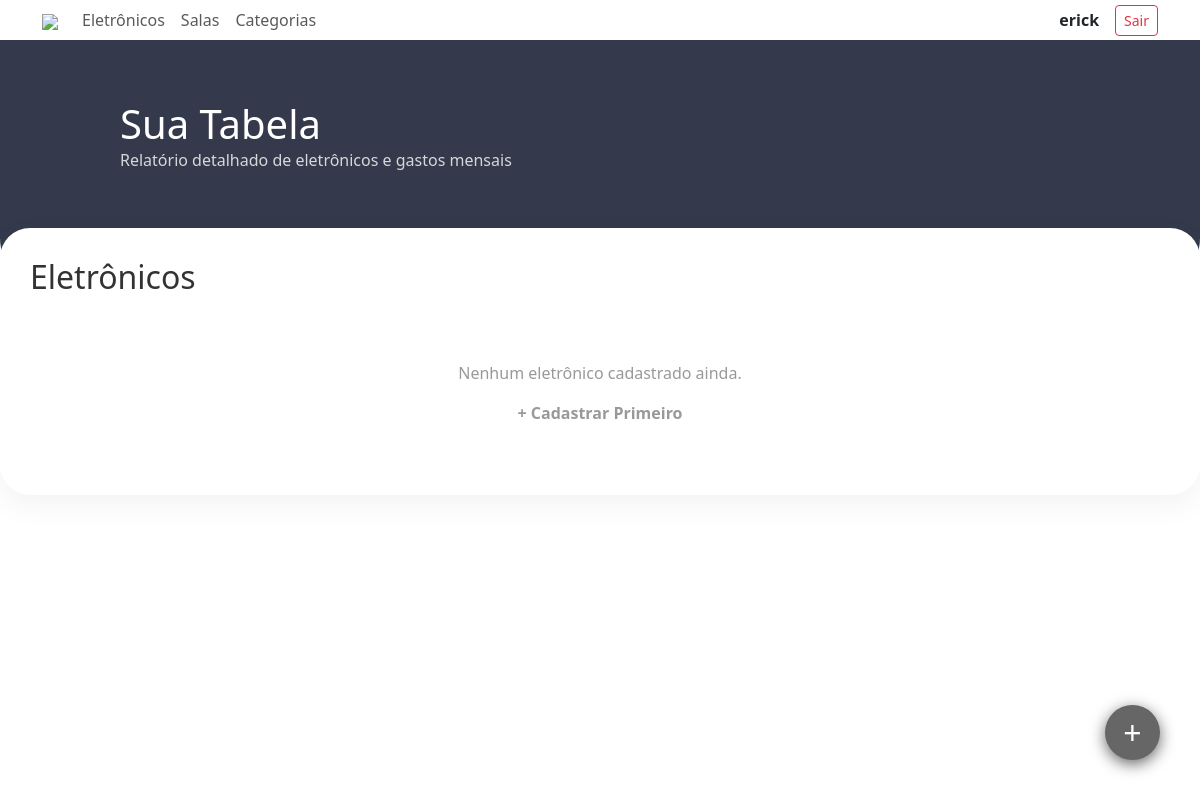
Before: /suatabela (signed in) with the older database file.
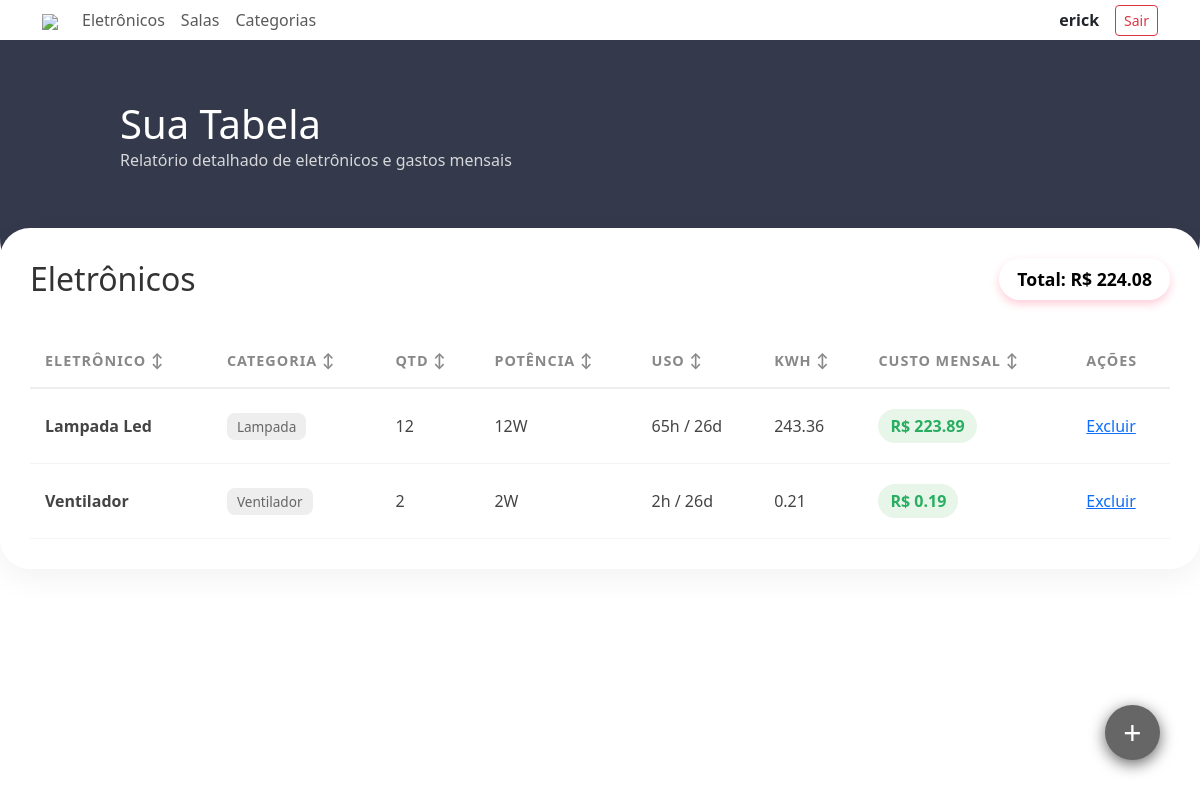
After: the same page with the newer database file.
### core/models.py (models this page shows, shortened)
class Eletronicos(models.Model):
    nome = models.CharField(max_length=100)
    categoria = models.ForeignKey(Categorias, on_delete=models.CASCADE)
    dono = models.ForeignKey(User, on_delete=models.CASCADE, null=True, blank=True)
    pertence_a_escola = models.BooleanField(default=True, verbose_name="É da escola?")
    potencia = models.IntegerField()  # watts
    quantidade = models.IntegerField()
    sala = models.ForeignKey(Salas, on_delete=models.CASCADE)
    horas = models.IntegerField()
    dias = models.IntegerField(default=26)
    @property
    def kwh(self):
        return (self.potencia * self.horas * self.dias * self.quantidade) / 1000
    @property
    def custo(self):
        preco_kwh = 0.92
        return self.kwh * preco_kwh

class Categorias(models.Model):
    nome = models.CharField(max_length=100)
    descricao = models.CharField(max_length=200)
    IsSala = models.BooleanField(default=False)
    def __str__(self):
        return self.nome

### core/views.py (the view)
# urls.py: path("suatabela",Suatabela,name="ST")
@login_required
def Suatabela(request):
  ele = Eletronicos.objects.filter(pertence_a_escola=False, dono=request.user)
  total_valor = sum(e.custo for e in ele)
  return render(request, 'core/suatabela.html',{"Ele":ele, 'total_custo': total_valor})

### core/templates/core/suatabela.html (shortened to what this page needs)
{% extends 'core/base.html' %}
{% load static %}
 {% block extra_css %}
  <link rel="stylesheet" href="{% static 'core/home.css' %}">
 {% endblock %}
{% block content %}
<section class="table-hero animate-in">
    <h1 style="margin:0; font-size: 2.5rem;">Sua Tabela</h1>
    <p style="opacity: 0.8;">Relatório detalhado de eletrônicos e gastos mensais</p>
</section>
<div class="table-container-card animate-in delay-1">
    <div style="display: flex; justify-content: space-between; align-items: center; margin-bottom: 25px; flex-wrap: wrap; gap: 10px;">
        <h2 style="margin: 0; color: #333;">Eletrônicos</h2>
        {% if Ele %}
        <div style="background: var(--brand-pink); color: black; padding: 8px 18px; border-radius: 50px; font-weight: bold; box-shadow: 0 4px 10px rgba(255, 0, 64, 0.2); font-size: 1.1rem;">
            Total: R$ {{ total_custo|floatformat:2 }}
        </div>
        {% endif %}
    </div>
    {% if Ele %}
    <div style="overflow-x: auto;">
        <table class="custom-table">
            <thead class="table-dark">
                <tr>
                    <th onclick="sortTable(0)" style="cursor:pointer">Eletrônico ↕</th>
                    <th onclick="sortTable(1)" style="cursor:pointer">Categoria ↕</th>
                    <th onclick="sortTable(2)" style="cursor:pointer">Qtd ↕</th>
                    <th onclick="sortTable(3)" style="cursor:pointer">Potência ↕</th>
                    <th onclick="sortTable(4)" style="cursor:pointer">Uso ↕</th>
                    <th onclick="sortTable(5)" style="cursor:pointer">KWh ↕</th>
                    <th onclick="sortTable(6)" style="cursor:pointer">Custo Mensal ↕</th>
                    <th>Ações</th>
                </tr>
            </thead>
            <tbody>
                {% for e in Ele %}
                <tr class="animate-in" style="animation-delay: 0.{{ forloop.counter }}s;">
                    <td><strong style="color: var(--brand-pink);">{{ e.nome }}</strong></td>
                    <td><span class="badge-ui">{{ e.categoria }}</span></td>
                    <td>{{ e.quantidade }}</td>
                    <td>{{ e.potencia }}W</td>
                    <td>{{ e.horas }}h / {{ e.dias }}d</td>
                    <td>{{ e.kwh|floatformat:2 }}</td>
                    <td>
                        <span class="price-tag">R$ {{ e.custo|floatformat:2 }}</span>
                    </td>
                    <td><a href="{% url 'deletarE' e.id %}" class="btn-delete">Excluir</a></td>
                </tr>
                {% endfor %}
            </tbody>
        </table>
    </div>
    {% else %}
    <div class="animate-in delay-2" style="padding: 40px; text-align: center; color: #999;">
        <p>Nenhum eletrônico cadastrado ainda.</p>
        <a href="{% url 'CE' %}" style="color: var(--brand-pink); text-decoration: none; font-weight: bold;">+ Cadastrar Primeiro</a>
    </div>
    {% endif %}
</div>
<button class="btn-floating" onclick="window.location.href='{% url 'CE' %}'">
+
</button>
{% endblock %}

### core/templates/core/base.html (shortened to what this page needs)
{% load static %}
<!DOCTYPE html>
<html lang="pt-br">
<head>
    <link href="https://cdn.jsdelivr.net/npm/bootstrap@5.3.3/dist/css/bootstrap.min.css" rel="stylesheet">
    <link rel="stylesheet" href="{% static 'core/home.css' %}">
    {% block extra_css %}{% endblock %}
</head>
<body>
<nav class="navbar navbar-expand-lg navbar-light bg-white p-0 shadow-sm">
    <div class="container">
        <a class="navbar-brand fw-bold" href="/menu"><img src="https://encrypted-tbn0.gstatic.com/images?q=tbn:ANd9GcRCiQHG3Q3l3wyoC7OPVzyvoCxRfMpbQKflTA&s" class="logo"></a>
        <div class="navbar-nav me-auto">
            {% if user.is_authenticated and user.is_superuser %}
                <a class="nav-link" href="{% url 'CE' %}">Eletrônicos</a>
                <a class="nav-link" href="{% url 'CS' %}">Salas</a>
                <a class="nav-link" href="{% url 'CC' %}">Categorias</a>
            {% endif %}
        </div>
        <div class="d-flex align-items-center gap-3">
            {% if user.is_authenticated %}
                <span class="fw-bold">{{ user.username }}</span>
                <form action="{% url 'logout' %}" method="post" class="m-0">
                    <button type="submit" class="btn btn-sm btn-outline-danger">Sair</button>
                </form>
            {% else %}
                <a href="{% url 'login' %}" class="btn btn-danger rounded-pill px-4">Sign In</a>
            {% endif %}
        </div>
    </div>
</nav>
<main>
    {% block content %}
    {% endblock %}
</main>
</body>
</html>

### core/static/core/home.css (style rules this page uses)
.animate-in { animation: fadeInUp 0.6s ease-out forwards; opacity: 0; }
.delay-1 { animation-delay: 0.1s; }
.logo { width: 30px; }
.table-hero { background-color: #343a4b; color: white; padding: 60px 10% 100px 10%; border-radius: 0 0 50px 50px; margin-bottom: -60px; }
.table-container-card { background: white; border-radius: 30px; padding: 30px; box-shadow: 0 10px 30px rgba(0,0,0,0.05); max-width: 1200px; margin: 0 auto 50px auto; overflow: hidden; }
.custom-table { width: 100%; border-collapse: collapse; margin-top: 10px; }
.custom-table thead { border-bottom: 2px solid #eee; }
.custom-table th { text-align: left; padding: 15px; color: #888; font-size: 0.9rem; text-transform: uppercase; letter-spacing: 1px; }
.custom-table td { padding: 20px 15px; border-bottom: 1px solid #f4f4f4; color: #444; }
.price-tag { color: #27ae60; font-weight: bold; background: #e8f5e9; padding: 5px 12px; border-radius: 50px; display: inline-block; }
.badge-ui { background: #eee; padding: 4px 10px; border-radius: 8px; font-size: 0.85rem; color: #666; }
.btn-floating { background-color: #666; color: white; width: 55px; height: 55px; border-radius: 50%; border: none; font-size: 2rem; position: fixed; right: 40px; bottom: 40px; align-items: center; justify-content: center; cursor: pointer; box-shadow: 0 4px 15px #666; transition: transform 0.2s ease-in-out, background-color 0.2s; margin: 20px auto 0 auto; }

Changed rows visible on the page:
added Eletronicos: nome "Lampada Led", categoria "Lampada", quantidade "12", potencia "12", horas "65", dias "26", kwh "243.36", custo "223.89"
added Eletronicos: nome "Ventilador", categoria "Ventilador", quantidade "2", potencia "2", horas "2", dias "26", kwh "0.21", custo "0.19"
Other visible differences:
{{ total_custo|floatformat:2 }}: (not shown) → "224.08"
text no longer shown: "Nenhum eletrônico cadastrado ainda. + Cadastrar Primeiro"
text now shown: "Total: R$ ELETRÔNICO ↕ CATEGORIA ↕ QTD ↕ POTÊNCIA ↕ USO ↕ KWH ↕ CUSTO MENSAL ↕ AÇÕES"
